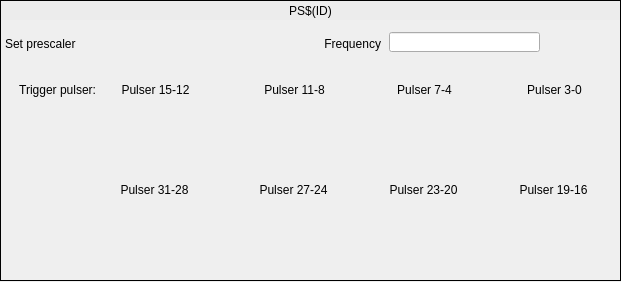
<?xml version="1.0" encoding="UTF-8"?>
<ui version="4.0">
 <class>Form</class>
 <widget class="QWidget" name="Form">
  <property name="geometry">
   <rect>
    <x>0</x>
    <y>0</y>
    <width>621</width>
    <height>282</height>
   </rect>
  </property>
  <property name="windowTitle">
   <string>Prescaler</string>
  </property>
  <widget class="caFrame" name="caframe">
   <property name="geometry">
    <rect>
     <x>0</x>
     <y>0</y>
     <width>621</width>
     <height>281</height>
    </rect>
   </property>
   <property name="frameShape">
    <enum>QFrame::Box</enum>
   </property>
   <widget class="QLabel" name="label_2">
    <property name="geometry">
     <rect>
      <x>300</x>
      <y>35</y>
      <width>81</width>
      <height>17</height>
     </rect>
    </property>
    <property name="text">
     <string>Frequency</string>
    </property>
    <property name="alignment">
     <set>Qt::AlignRight|Qt::AlignTrailing|Qt::AlignVCenter</set>
    </property>
   </widget>
   <widget class="QLabel" name="label">
    <property name="geometry">
     <rect>
      <x>5</x>
      <y>35</y>
      <width>91</width>
      <height>17</height>
     </rect>
    </property>
    <property name="text">
     <string>Set prescaler</string>
    </property>
   </widget>
   <widget class="caLabel" name="calabel">
    <property name="geometry">
     <rect>
      <x>1</x>
      <y>1</y>
      <width>619</width>
      <height>19</height>
     </rect>
    </property>
    <property name="styleSheet">
     <string notr="true">background-color: rgb(236, 236, 236, 255);</string>
    </property>
    <property name="text">
     <string>PS$(ID)</string>
    </property>
    <property name="alignment">
     <set>Qt::AlignCenter</set>
    </property>
   </widget>
   <widget class="caLineEdit" name="calineedit">
    <property name="geometry">
     <rect>
      <x>389</x>
      <y>32</y>
      <width>151</width>
      <height>20</height>
     </rect>
    </property>
    <property name="channel" stdset="0">
     <string notr="true">$(SYS)-$(DEVICE):PS$(ID)-Rate-I</string>
    </property>
    <property name="unitsEnabled">
     <bool>true</bool>
    </property>
   </widget>
   <widget class="caSpinbox" name="caspinbox_2">
    <property name="geometry">
     <rect>
      <x>100</x>
      <y>28</y>
      <width>161</width>
      <height>31</height>
     </rect>
    </property>
    <property name="toolTip">
     <string>How long does a pulse state stay active</string>
    </property>
    <property name="channel" stdset="0">
     <string notr="true">$(SYS)-$(DEVICE):PS$(ID)-Div-SP</string>
    </property>
    <property name="background">
     <color>
      <red>212</red>
      <green>219</green>
      <blue>157</blue>
     </color>
    </property>
    <property name="fixedFormat">
     <bool>false</bool>
    </property>
   </widget>
   <widget class="QLabel" name="label_5">
    <property name="geometry">
     <rect>
      <x>5</x>
      <y>80</y>
      <width>91</width>
      <height>20</height>
     </rect>
    </property>
    <property name="text">
     <string>Trigger pulser:</string>
    </property>
    <property name="alignment">
     <set>Qt::AlignRight|Qt::AlignTrailing|Qt::AlignVCenter</set>
    </property>
   </widget>
   <widget class="QLabel" name="label_7">
    <property name="geometry">
     <rect>
      <x>110</x>
      <y>80</y>
      <width>91</width>
      <height>20</height>
     </rect>
    </property>
    <property name="text">
     <string>Pulser 15-12</string>
    </property>
    <property name="alignment">
     <set>Qt::AlignCenter</set>
    </property>
   </widget>
   <widget class="QLabel" name="label_3">
    <property name="geometry">
     <rect>
      <x>379</x>
      <y>80</y>
      <width>91</width>
      <height>20</height>
     </rect>
    </property>
    <property name="text">
     <string>Pulser 7-4</string>
    </property>
    <property name="alignment">
     <set>Qt::AlignCenter</set>
    </property>
   </widget>
   <widget class="caInclude" name="cainclude">
    <property name="geometry">
     <rect>
      <x>99</x>
      <y>100</y>
      <width>511</width>
      <height>71</height>
     </rect>
    </property>
    <property name="macro">
     <string notr="true">CHAN=$(SYS)-$(DEVICE):PS$(ID)-PulserMap-L-,SP=SP,RB=RB</string>
    </property>
    <property name="filename" stdset="0">
     <string notr="true">G_EVR_mbbDirectControl.ui</string>
    </property>
   </widget>
   <widget class="QLabel" name="label_4">
    <property name="geometry">
     <rect>
      <x>509</x>
      <y>80</y>
      <width>91</width>
      <height>20</height>
     </rect>
    </property>
    <property name="text">
     <string>Pulser 3-0</string>
    </property>
    <property name="alignment">
     <set>Qt::AlignCenter</set>
    </property>
   </widget>
   <widget class="QLabel" name="label_6">
    <property name="geometry">
     <rect>
      <x>249</x>
      <y>80</y>
      <width>91</width>
      <height>20</height>
     </rect>
    </property>
    <property name="text">
     <string>Pulser 11-8</string>
    </property>
    <property name="alignment">
     <set>Qt::AlignCenter</set>
    </property>
   </widget>
   <widget class="QLabel" name="label_8">
    <property name="geometry">
     <rect>
      <x>109</x>
      <y>180</y>
      <width>91</width>
      <height>20</height>
     </rect>
    </property>
    <property name="text">
     <string>Pulser 31-28</string>
    </property>
    <property name="alignment">
     <set>Qt::AlignCenter</set>
    </property>
   </widget>
   <widget class="QLabel" name="label_9">
    <property name="geometry">
     <rect>
      <x>508</x>
      <y>180</y>
      <width>91</width>
      <height>20</height>
     </rect>
    </property>
    <property name="text">
     <string>Pulser 19-16</string>
    </property>
    <property name="alignment">
     <set>Qt::AlignCenter</set>
    </property>
   </widget>
   <widget class="QLabel" name="label_10">
    <property name="geometry">
     <rect>
      <x>248</x>
      <y>180</y>
      <width>91</width>
      <height>20</height>
     </rect>
    </property>
    <property name="text">
     <string>Pulser 27-24</string>
    </property>
    <property name="alignment">
     <set>Qt::AlignCenter</set>
    </property>
   </widget>
   <widget class="QLabel" name="label_11">
    <property name="geometry">
     <rect>
      <x>378</x>
      <y>180</y>
      <width>91</width>
      <height>20</height>
     </rect>
    </property>
    <property name="text">
     <string>Pulser 23-20</string>
    </property>
    <property name="alignment">
     <set>Qt::AlignCenter</set>
    </property>
   </widget>
   <widget class="caInclude" name="cainclude_2">
    <property name="geometry">
     <rect>
      <x>98</x>
      <y>200</y>
      <width>511</width>
      <height>71</height>
     </rect>
    </property>
    <property name="macro">
     <string notr="true">CHAN=$(SYS)-$(DEVICE):PS$(ID)-PulserMap-H-,SP=SP,RB=RB</string>
    </property>
    <property name="filename" stdset="0">
     <string notr="true">G_EVR_mbbDirectControl.ui</string>
    </property>
   </widget>
   <widget class="QFrame" name="frame_2">
    <property name="geometry">
     <rect>
      <x>94</x>
      <y>181</y>
      <width>257</width>
      <height>91</height>
     </rect>
    </property>
    <property name="frameShape">
     <enum>QFrame::NoFrame</enum>
    </property>
   </widget>
  </widget>
 </widget>
 <customwidgets>
  <customwidget>
   <class>caSpinbox</class>
   <extends>QFrame</extends>
   <header>caSpinbox</header>
  </customwidget>
  <customwidget>
   <class>caFrame</class>
   <extends>QFrame</extends>
   <header>caFrame</header>
   <container>1</container>
  </customwidget>
  <customwidget>
   <class>caLabel</class>
   <extends>QLabel</extends>
   <header>caLabel</header>
  </customwidget>
  <customwidget>
   <class>caInclude</class>
   <extends>QWidget</extends>
   <header>caInclude</header>
  </customwidget>
  <customwidget>
   <class>caLineEdit</class>
   <extends>QLineEdit</extends>
   <header>caLineEdit</header>
  </customwidget>
 </customwidgets>
 <resources/>
 <connections/>
</ui>
